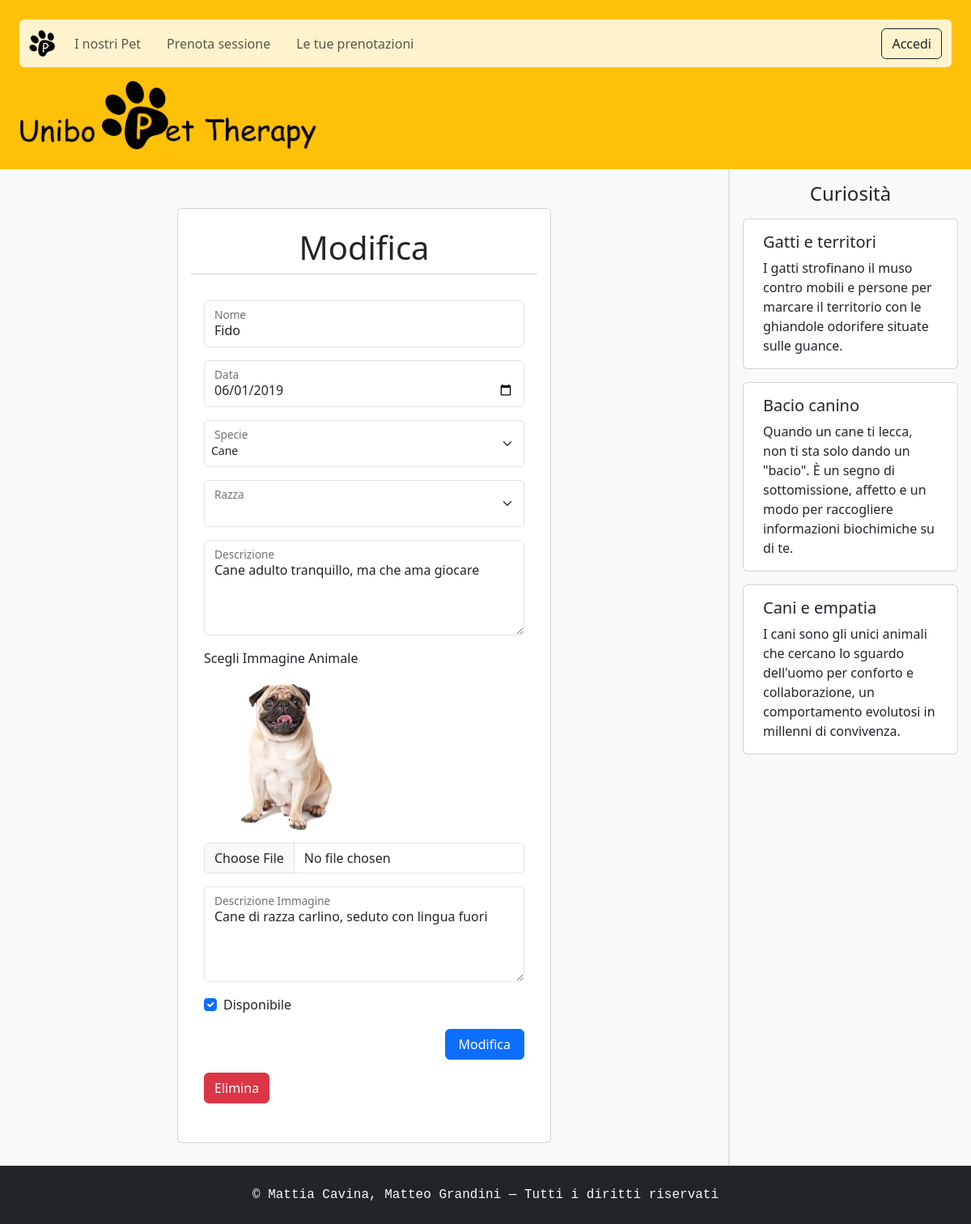
The app's page /add-pet.php?pet-id=1 with its own data.
### tables this page shows
create table Pet (
    ID_Pet int not null auto_increment,
    Nomepet varchar(50) not null,
    DataDiNascita date not null,
    Descrizione varchar(300) not null,
    Immagine varchar(255) not null,
    DescrizioneImmagine varchar(300) not null,
    Disponibile boolean not null,
    ID_Razza int not null,
    constraint IDPET primary key (ID_Pet)
);

create table Curiosita (
    ID_Curiosita int not null auto_increment,
    Titolo varchar(50) not null,
    Descrizione varchar(300) not null,
    constraint IDCURIOSITA primary key (ID_Curiosita)
);

### www/add-pet.php (called while the page is built, shortened)
<?php
require_once "bootstrap.php";
$templateParams["css"] = ["css/navbar.css"];
$templateParams["curiosita"] = $dbh->getRandomFacts(3);
$templateParams["title"] = "Aggiungi Pet | Unibo Pet Therapy";
$templateParams["main"] = "main/pet-form.php";
$templateParams["js"] = ["js/manage-pet.js"];
$templateParams["specie"] = $dbh->getSpecies();
$templateParams["razza"] = $dbh->getRaces();
if(isset($_REQUEST['pet-id'])){
  $templateParams["formaction"] = "Modifica";
  $templateParams["hidden"] = "visible";
  $temp= $dbh->getSinglePet($_REQUEST['pet-id']);
  $templateParams["specificpet"]["ID_Pet"] = $temp[0]["ID_Pet"];
  $templateParams["specificpet"]["Nomepet"] = $temp[0]["Nomepet"];
  $templateParams["specificpet"]["DataDiNascita"] = $temp[0]["DataDiNascita"];
  $templateParams["specificpet"]["Nomespecie"] = $temp[0]["Nomespecie"];
  $templateParams["specificpet"]["Nomerazza"] = $temp[0]["Nomerazza"];
  $templateParams["specificpet"]["Descrizione"] = $temp[0]["Descrizione"];
  $templateParams["specificpet"]["Immagine"] = $temp[0]["Immagine"];
  $templateParams["specificpet"]["DescrizioneImmagine"] = $temp[0]["DescrizioneImmagine"];
  $templateParams["specificpet"]["Disponibile"] = $temp[0]["Disponibile"] == 1? "yes" : "no";
}
require "template/base.php";

### www/db/database.php (called while the page is built, shortened)
<?php
class DatabaseHelper
{
  private $db;
  public function __construct($servername, $username, $password, $dbname, $port)
  {
    $this->db = new mysqli($servername, $username, $password, $dbname, $port);
  }
  public function getRandomFacts($n): array
  {
    $query = "SELECT titolo, descrizione FROM curiosita ORDER BY RAND() LIMIT ?";
    $stmt = $this->db->prepare($query);
    $stmt->bind_param("i", $n);
    $stmt->execute();
    $result = $stmt->get_result();
    return $result->fetch_all(MYSQLI_ASSOC);
  }
  public function getSinglePet($pet_id): array
  {
    $query = "SELECT * FROM pet P ,razze R , specie S WHERE P.ID_Razza = R.ID_Razza  AND R.ID_Specie = S.ID_Specie and P.ID_Pet = ?;";
    $stmt = $this->db->prepare($query);
    $stmt->bind_param('i', $pet_id);
    $stmt->execute();
    $result = $stmt->get_result();
    return $result->fetch_all(MYSQLI_ASSOC);
  }
  public function getSpecies(): array
  {
    $query = "SELECT * FROM specie";
    $stmt = $this->db->prepare($query);
    $stmt->execute();
    $result = $stmt->get_result();
    return $result->fetch_all(MYSQLI_ASSOC);
  }
  public function getRaces(): array
  {
    $query = "SELECT * FROM razze;";
    $stmt = $this->db->prepare($query);
    $stmt->execute();
    $result = $stmt->get_result();
    return $result->fetch_all(MYSQLI_ASSOC);
  }
}

### www/bootstrap.php (called while the page is built, shortened)
<?php
require_once "db/database.php";
$dbh = new DatabaseHelper("localhost", "root", "", "unibo_pet_therapy", 3306);

### www/template/main/pet-form.php (the view, shortened to what this page needs)
<div class="row justify-content-center bg-body-tertiary">
  <div class="mb-1 mt-md-5 col-md-6 p-3 card">
    <h2 class="text-center h1 mb-3 card-header bg-body"><?php echo $templateParams["formaction"]; ?></h2>
    <div class="card-body">
      <div class="mb-3">
        <form id="pet-form" action="#" method="POST">
          <div class="form-floating mb-3">
            <input type="text" name="nome" class="form-control" id="nome" placeholder="Nome"
              value="<?php echo $templateParams["specificpet"]["Nomepet"]; ?>" required>
            <label for="nome" class="form-label">Nome</label>
          </div>
          <div class="form-floating mb-3">
            <input type="date" name="data" class="form-control" id="data" placeholder="Data"
              value="<?php echo $templateParams["specificpet"]["DataDiNascita"]; ?>" required>
            <label for="data" class="form-label">Data</label>
          </div>
          <div class="form-floating">
            <select id="spec-sel" name="nomespecie" class="form-select form-select-sm mb-3">
              <?php foreach ($templateParams["specie"] as $specie): ?>
                <option value="<?php echo $specie["ID_Specie"]; ?>"
                  <?php if ($specie["Nomespecie"] === $templateParams["specificpet"]["Nomespecie"]) echo 'selected'; ?>>
                  <?php echo $specie["Nomespecie"]; ?>
                </option>
              <?php endforeach; ?>
            </select>
            <label for="spec-sel">Specie</label>
          </div>
          <div class="form-floating">
            <select id="razza-sel" name="nomerazza" class="form-select form-select-sm mb-3">
            </select>
            <label for="razza-sel">Razza</label>
          </div>
          <div class="form-floating mb-3">
            <textarea type="text" name="descrizione" class="form-control h-auto" id="descrizione" placeholder="Descrizione"
              required rows="4" ><?php echo $templateParams["specificpet"]["Descrizione"]; ?></textarea>
            <label for="descrizione" class="form-label">Descrizione</label>
          </div>
          <div class="mb-3">
            <label for="formFile" class="form-label">Scegli Immagine Animale</label>
            <?php if (!empty($templateParams["specificpet"]["Immagine"])): ?>
              <div class="mb-2">
                <img src="<?php echo PET_IMG_DIR . $templateParams['specificpet']['Immagine']; ?>" alt="Currente immage: <?php echo $templateParams["specificpet"]["DescrizioneImmagine"]; ?>" style="max-width:200px;">
              </div>
            <?php endif; ?>
            <input class="form-control" type="file" id="pet-img" name="img">
          </div>
          <div class="form-floating mb-3">
            <textarea type="text" name="nome" class="form-control h-auto" id="descrizione-img" placeholder="Descrizione Immagine"
              value="" rows="4"><?php echo $templateParams["specificpet"]["DescrizioneImmagine"]; ?></textarea>
            <label for="descrizione-img" class="form-label">Descrizione Immagine</label>
          </div>
          <div class="form-check" style="visibility: <?php echo $templateParams['hidden']; ?>">
            <input class="form-check-input" type="checkbox" name="disponibile" id="disponibile"
              <?php if (!empty($templateParams["specificpet"]["Disponibile"]) && $templateParams["specificpet"]["Disponibile"] === "yes") echo 'checked'; ?>>
            <label class="form-check-label" for="disponibile">Disponibile</label>
          </div>
          <div class="col-auto">
            <div class="d-flex justify-content-end col">
              <input type="submit" class="btn btn-primary my-3 px-3"
                value="<?php echo $templateParams["formaction"]; ?>"
                id="<?php echo $templateParams["specificpet"]["ID_Pet"]; ?>">
            </div>
            <div class="d-flex justify-content-start col">
              <input type="button" class="btn btn-danger delete-app" data-bs-toggle="modal"
                data-bs-target="#confirmModal" value="Elimina" style="visibility: <?php echo $templateParams['hidden']; ?>"
                data-id="<?php echo $templateParams["specificpet"]["ID_Pet"]; ?>">
            </div>
          </div>
        </form>
      </div>
    </div>
  </div>
</div>

### www/template/base.php (shortened to what this page needs)
<!DOCTYPE html>
<html lang="it" data-bs-theme="light">
<head>
  <link href="https://cdn.jsdelivr.net/npm/bootstrap@5.3.8/dist/css/bootstrap.min.css" rel="stylesheet"/>
  <link rel="stylesheet" href="css/base.css"/>
  <?php
  if(isset($templateParams["css"])):
    foreach($templateParams["css"] as $sheet):
  ?>
      <link rel="stylesheet" href="<?php echo $sheet; ?>"/>
  <?php
    endforeach;
  endif;
  ?>
</head>
<body class="container-fluid bg-body p-0 overflow-x-hidden">
  <header class="bg-warning p-4">
    <?php require "navbar.php"; ?>
    <div class="row">
      <div class="col col-md-4">
        <a href="index.php"><img src="<?php echo DESIGN_IMG_DIR . "Titolo.png"; ?>" alt="" class="img-fluid w-100"/></a>
      </div>
      <div class="col-md-8"></div>
    </div>
  </header>
  <div class="row g-0 bg-body-tertiary">
    <div class="col-lg-9 col pb-4">
      <main>
        <?php
        if (isset($templateParams["main"])) {
          require $templateParams["main"];
        }
        ?>
      </main>
    </div>
    <div class="col-lg-3 border-start border-2 px-3 pb-3">
      <aside>
        <section>
          <h2 class="text-center my-3 h4">Curiosità</h2>
          <div class="row px-2 g-3 pb-4">
            <?php foreach ($templateParams["curiosita"] as $curiosita): ?>
              <article class="card col-12">
                <div class="card-body">
                  <h3 class="card-title h5"><?php echo $curiosita["titolo"]; ?></h3>
                  <p class="card-text"><?php echo $curiosita["descrizione"]; ?></p>
                </div>
              </article>
            <?php endforeach; ?>
          </div>
        </section>
      </aside>
    </div>
  </div>
  <footer class="bg-dark text-light text-center p-3 font-monospace">
    <p class="my-2">&copy; Mattia Cavina, Matteo Grandini — Tutti i diritti riservati</p>
  </footer>
</body>
</html>

### records on screen
pet: nome "Fido", data "06/01/2019", descrizione "Cane adulto tranquillo, ma che ama giocare", Immagine (picture), nome "Cane di razza carlino, seduto con lingua fuori"
curiosita: Titolo "Gatti e territori", Descrizione "I gatti strofinano il muso contro mobili e persone per marcare il territorio con le ghiandole odorifere situate sulle guance."
curiosita: Titolo "Bacio canino", Descrizione "Quando un cane ti lecca, non ti sta solo dando un \"bacio\". È un segno di sottomissione, affetto e un modo per raccogliere informazioni biochimiche su di te."
curiosita: Titolo "Cani e empatia", Descrizione "I cani sono gli unici animali che cercano lo sguardo dell'uomo per conforto e collaborazione, un comportamento evolutosi in millenni di convivenza."

### other values on screen
$templateParams["formaction"] "Modifica"
form field nomespecie "Cane"
